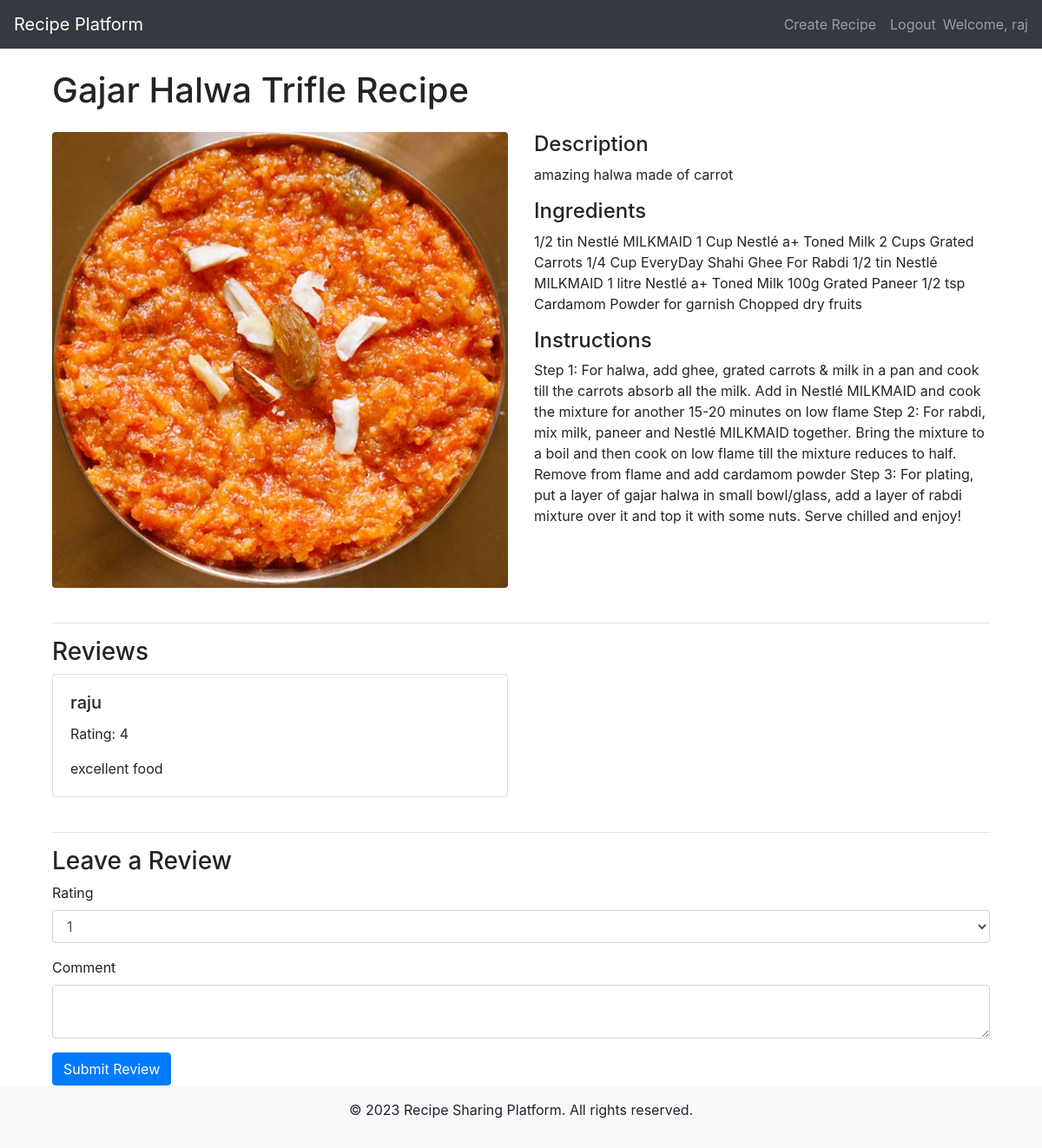
The app's page /recipe/9/ (signed in) with its own data.
### myapp/models.py (models this page shows, shortened)
class Recipe(models.Model):
    title = models.CharField(max_length=200)
    description = models.TextField()
    ingredients = models.TextField()
    instructions = models.TextField()
    created_by = models.ForeignKey(User, on_delete=models.CASCADE)
    image = models.ImageField(upload_to='media', null=True, blank=True)

class Review(models.Model):
    recipe = models.ForeignKey(Recipe, on_delete=models.CASCADE, related_name='reviews')
    user = models.ForeignKey(User, on_delete=models.CASCADE)
    rating = models.PositiveIntegerField()
    comment = models.TextField(blank=True)

### myapp/views.py (the view)
# urls.py: path('recipe/<int:recipe_id>/', views.recipe_detail, name='recipe_detail'),
@login_required
def recipe_detail(request, recipe_id):
    recipe = get_object_or_404(Recipe, pk=recipe_id)
    reviews = recipe.reviews.all()
    if request.method == 'POST':
        form = ReviewForm(request.POST)
        if form.is_valid():
            review = form.save(commit=False)
            review.recipe = recipe
            review.user = request.user
            review.save()
            return redirect('recipe_detail', recipe_id=recipe_id)
    else:
        form = ReviewForm()
    return render(request, 'recipe_detail.html', {'recipe': recipe, 'reviews': reviews, 'form': form})

### myapp/forms.py
class ReviewForm(forms.ModelForm):
    class Meta:
        model = Review
        fields = ['rating', 'comment']

### templates/recipe_detail.html (shortened to what this page needs)
{% extends 'base.html' %} {% block content %}
<div class="container">
  <h1 class="my-4">{{ recipe.title }}</h1>
  <div class="row">
    <div class="col-lg-6">
      {% if recipe.image %}
      <img
        src="{{ recipe.image.url }}"
        class="img-fluid rounded mb-4"
        alt="Recipe Image"
      />
    </div>
    {% endif %}
    <div class="col-lg-6">
      <h4>Description</h4>
      <p>{{ recipe.description }}</p>
      <h4>Ingredients</h4>
      <p>{{ recipe.ingredients }}</p>
      <h4>Instructions</h4>
      <p>{{ recipe.instructions }}</p>
    </div>
  </div>
  <hr />
  <h3>Reviews</h3>
  {% if reviews %}
  <div class="row">
    {% for review in reviews %}
    <div class="col-lg-6 mb-4">
      <div class="card">
        <div class="card-body">
          <h5 class="card-title">{{ review.user.username }}</h5>
          <p class="card-text">Rating: {{ review.rating }}</p>
          <p class="card-text">{{ review.comment }}</p>
        </div>
      </div>
    </div>
    {% endfor %}
  </div>
  {% else %}
  <p>No reviews yet.</p>
  {% endif %}
  <hr />
  <h3>Leave a Review</h3>
  <form method="post" action="{% url 'recipe_detail' recipe_id=recipe.id %}">
    <div class="form-group">
      <label for="id_rating">Rating</label>
      <select id="id_rating" name="rating" class="form-control">
        <option value="1">1</option>
      </select>
    </div>
    <div class="form-group">
      <label for="id_comment">Comment</label>
      <textarea id="id_comment" name="comment" class="form-control"></textarea>
    </div>
    <button type="submit" class="btn btn-primary">Submit Review</button>
  </form>
</div>
{% endblock %}

### templates/base.html (shortened to what this page needs)
<!DOCTYPE html>
<html>
  <head>
    <link
      rel="stylesheet"
      href="https://stackpath.bootstrapcdn.com/bootstrap/4.5.2/css/bootstrap.min.css"
    />
    <link
      rel="stylesheet"
      href="https://stackpath.bootstrapcdn.com/bootstrap/4.4.1/css/bootstrap.min.css"
    />
  </head>
  <body>
    <header>
      <nav class="navbar navbar-expand-lg navbar-dark bg-dark">
        <a class="navbar-brand" href="{% url 'recipe_list' %}"
          >Recipe Platform</a
        >
        <div class="collapse navbar-collapse" id="navbarNav">
          <ul class="navbar-nav ml-auto">
            <li class="nav-item">
              {% if user.is_authenticated %}
              <a class="nav-link" href="{% url 'recipe_create' %}"
                >Create Recipe</a
              >
              {% endif %}
            </li>
            <li class="nav-item">
              {% if user.is_authenticated %}
              <a class="nav-link" href="{% url 'logout' %}">Logout</a>
              {% else %}
              <a class="nav-link" href="{% url 'signup' %}">Sign Up</a>
              {% endif %}
            </li>
            <li class="nav-item">
              {% if user.is_authenticated %}
              <span class="navbar-text">Welcome, {{ user.username }}</span>
              {% else %}
              <a class="nav-link" href="{% url 'login' %}">Login</a>
              {% endif %}
            </li>
          </ul>
        </div>
      </nav>
    </header>
    <main class="container">{% block content %} {% endblock %}</main>
    <footer class="bg-light text-center py-3">
      <p>&copy; 2023 Recipe Sharing Platform. All rights reserved.</p>
    </footer>
  </body>
</html>

### records on screen
Recipe: title "Gajar Halwa Trifle Recipe", image (picture), description "amazing halwa made of carrot", ingredients "1/2 tin Nestlé MILKMAID 1 Cup Nestlé a+ Toned Milk 2 Cups Grated Carrots 1/4 Cup EveryDay Shahi Ghee For Rabdi 1/2 tin Nestlé MILKMAID 1 litre Nestlé a+ Toned Milk 100g Grated Paneer 1/2 tsp Cardamom Powder for garnish Chopped dry fruits", instructions "Step 1: For halwa, add ghee, grated carrots & milk in a pan and cook till the carrots absorb all the milk. Add in Nestlé MILKMAID and cook the mixture for another 15-20 minutes on low flame Step 2: For rabdi, mix milk, paneer and Nestlé MILKMAID together. Bring the mixture to a boil and then cook on low flame till the mixture reduces to half. Remove from flame and add cardamom powder Step 3: For plating, put a layer of gajar halwa in small bowl/glass, add a layer of rabdi mixture over it and top it with some nuts. Serve chilled and enjoy!"
Review: user.username "raju", rating "4", comment "excellent food"

### other values on screen
{{ user.username }} "raj"
